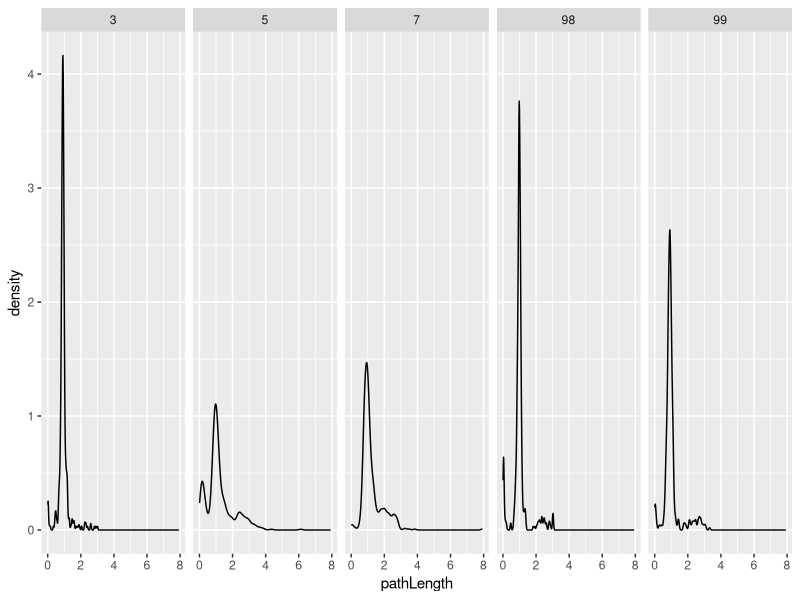
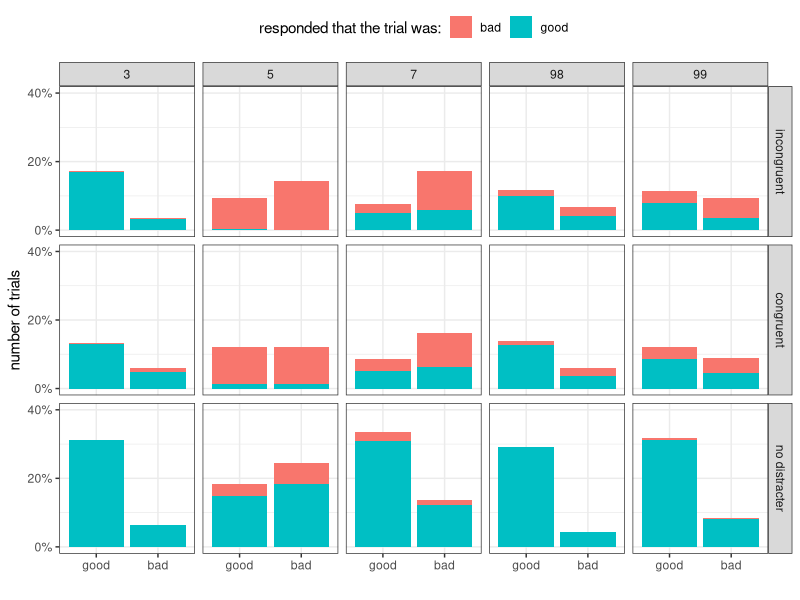
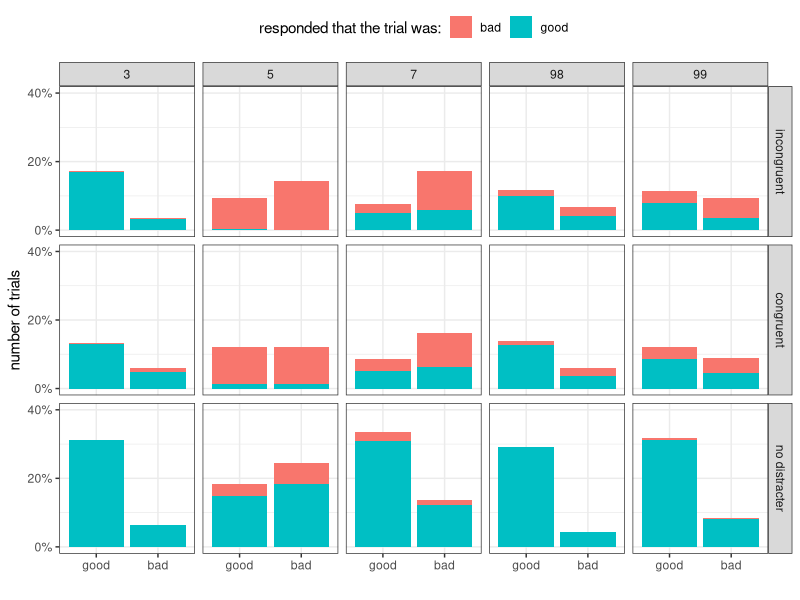
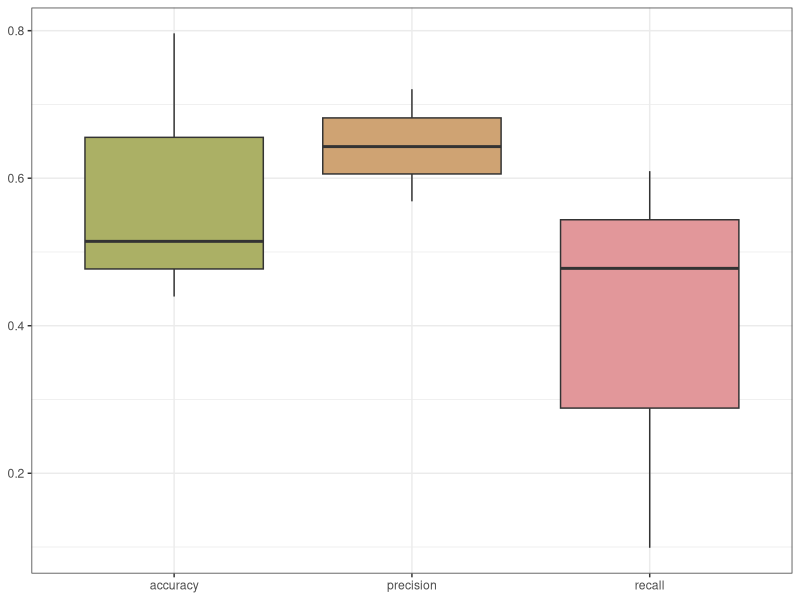
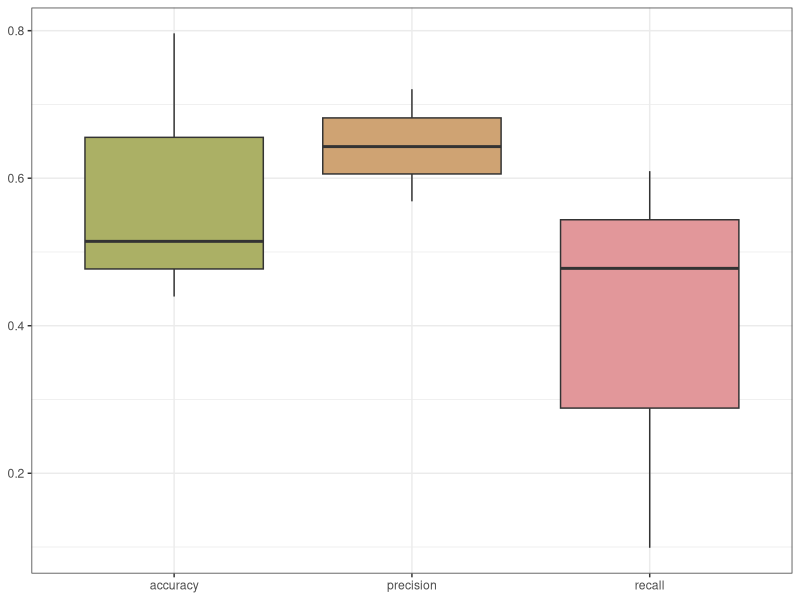

These figures' R source, in order:
library(ggplot2)
library(colorspace)
library(BayesFactor)
options(digits=3)
fDat = read.csv("fixations.csv")
rDat = read.csv("responses.csv")
fDat$observer = as.factor(fDat$observer)
rDat$pathLength = 0
rDat$nFix = 0

colours <- rainbow_hcl(4, start = 90, end = -30)

for (tr in 1:nrow(rDat))
{
	fix = fDat[which((fDat$trial==rDat$trial[tr]) & (fDat$observer==rDat$observer[tr])),]
	rDat$nFix[tr] = nrow(fix)
	if (nrow(fix)>1)
	{
		rDat$pathLength[tr] = 0
		for (f in 2:nrow(fix))
		{
			amp = sqrt((fix$x[f]-fix$x[f-1])^2+(fix$y[f]-fix$y[f-1])^2)
			rDat$pathLength[tr] = rDat$pathLength[tr] + amp
		}
		rm(amp)

	}
	else
	{
		rDat$pathLength[tr] = NaN
	}
	rm(fix)
}

rDat$congC = as.numeric(rDat$tc == rDat$dc)
rDat$congC[which(rDat$dc==0)] = 2
rDat$congC = as.factor(rDat$congC)
levels(rDat$congC) = c('incongruent', 'congruent', 'no distracter')


aggregate(data=rDat, targDiscrim ~ observer + distracter + congC, FUN=mean)
aggregate(data=rDat, thoughtNoAttCap ~ observer + distracter + congC, FUN=mean)
aggregate(data=rDat, nFix ~ observer + distracter, FUN=mean)

dat = rDat[-which(rDat$nFix<2),]
#dat = dat[-which(dat$distracter==0 & dat$thoughtNoAttCap==0),]

# ggplot(dat, aes(x=(pathLength/256), fill=thoughtNoAttCap)) + geom_histogram(binwidth = 0.25) + facet_grid(observer~distracter)
# ggsave("../graphs/pathLengthComp.pdf")

# now classify by pathlength
dat$pathLength = dat$pathLength/256
dat$captured = (abs(dat$pathLength - 1) > 0.2)

 pltPL = ggplot(dat, aes(x=pathLength)) + geom_density()
 pltPL = pltPL + facet_grid(.~observer)
 pltPL


aggregate(data=dat, thoughtNoAttCap ~ captured + observer + congC, FUN=mean)

levels(dat$observer)=as.character(seq(1,length(levels(dat$observer))))

dat$captured = as.factor(dat$captured)
levels(dat$captured) = c("good", "bad")


levels(dat$observer)=as.character(seq(1,10))
 dat$thoughtNoAttCap = as.factor(dat$thoughtNoAttCap)
 levels(dat$thoughtNoAttCap) = c("bad", "good")

plt = ggplot(dat, aes(x=captured, fill=thoughtNoAttCap)) 
plt = plt + geom_bar(stat="count") + facet_grid(congC~observer)
plt = plt + theme_bw() 
plt = plt + scale_y_continuous(name="number of trials", limits=c(0,230), breaks=c(0,115, 230), labels=c("0%", "20%", "40%")) + scale_x_discrete(name=" ")
plt = plt + theme(legend.position="top") + scale_fill_discrete(name="responded that the trial was:")
# plt = plt + scale_fill_manual(values=colours)
ggsave("../graphs/capturedAndThoughtA.pdf", width=12, height=5)
ggsave("../graphs/capturedAndThoughtA.png", width=12, height=4)


aggregate(data=rDat, targDiscrim ~ observer, FUN=mean)



library(Hmisc)
pointEst = binconf(aggregate(data=dat, as.numeric(thoughtNoAttCap)-1 ~ captured + observer, FUN=sum)[,3], aggregate(data=dat, as.numeric(thoughtNoAttCap)-1 ~ captured + observer, FUN=length)[,3])
a = aggregate(data=dat, as.numeric(thoughtNoAttCap)-1 ~ captured + observer, FUN=mean)
# dat2 = data.frame(observer=a[,2], captured=a[,1], thoughtGoodTrial=a[,3], lower=pointEst[,2], upper=pointEst[,3])


# plt = ggplot(dat2, aes(x=captured, y=thoughtGoodTrial)) + geom_point(stat="identity") + facet_grid(~observer)
# plt = plt + geom_errorbar(aes(ymin=lower, ymax=upper)) + scale_fill_manual(values=colours)Ï
# plt = plt + theme_bw() + scale_y_continuous(name="responded that the trial was good")
# ggsave("../graphs/capturedAndThoughtB.pdf", width=10, height=5)
# ggsave("../graphs/capturedAndThoughtB.png", width=10, height=5)


# calculate prec and recall for each person
dat_pr = data.frame(person=character(), stat=factor(levels=c('accuracy', 'precision', 'rec')), val=numeric())

for (person in levels(dat$observer))
{
	pdat = dat[which(dat$observer==person),]
	prec = sum(pdat$captured=="bad" & pdat$thoughtNoAttCap=="bad")/sum(pdat$thoughtNoAttCap=="bad")
	recall = sum(pdat$captured=="bad" & pdat$thoughtNoAttCap=="bad")/sum(pdat$captured=="bad")
	acc = mean((pdat$captured=="bad") == (pdat$thoughtNoAttCap==FALSE))
	dat_pr = rbind(dat_pr, data.frame(person=person, stat="precision", val=prec))
	dat_pr = rbind(dat_pr, data.frame(person=person, stat="recall", val=recall))
	# dat_pr = rbind(dat_pr, data.frame(person=person, stat="f1", val=2*prec*recall/(prec+recall)))
	dat_pr= rbind(dat_pr, data.frame(person=person, stat="accuracy", val=acc))
}

dat_pr$stat = factor(dat_pr$stat, levels=c('accuracy', 'precision', 'recall'))

plt = ggplot(dat_pr, aes(x=stat, y=val, fill=stat)) + geom_boxplot() + scale_fill_manual(values=colours)
plt = plt + theme_bw() + theme(axis.title.x = element_blank(), axis.title.y = element_blank(), legend.position="none")
ggsave("../graphs/f1score.pdf", height=5, width=5)
ggsave("../graphs/f1score.png", height=5, width=5)
